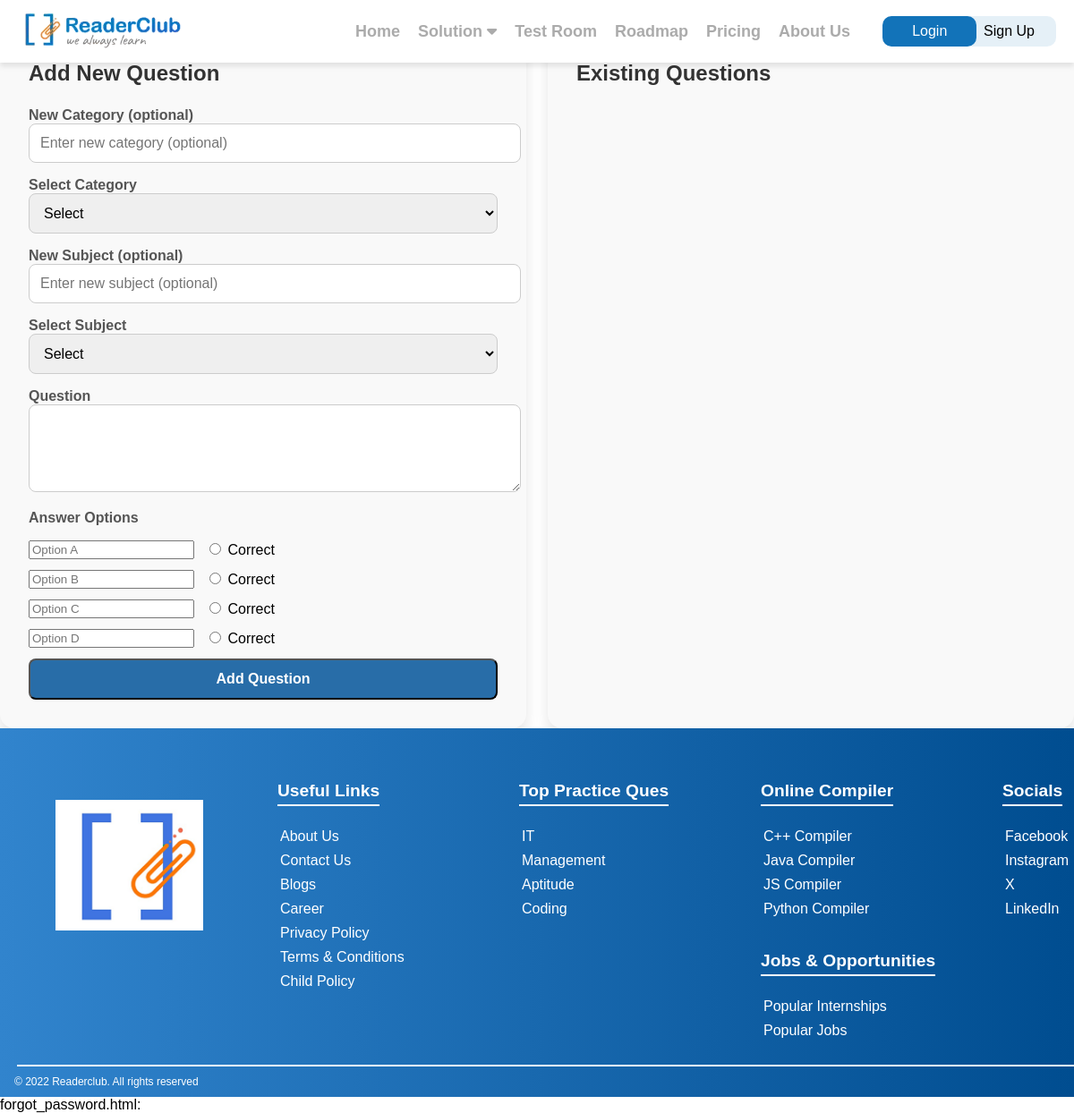
Before: /examportol/manage/ with the older database file.
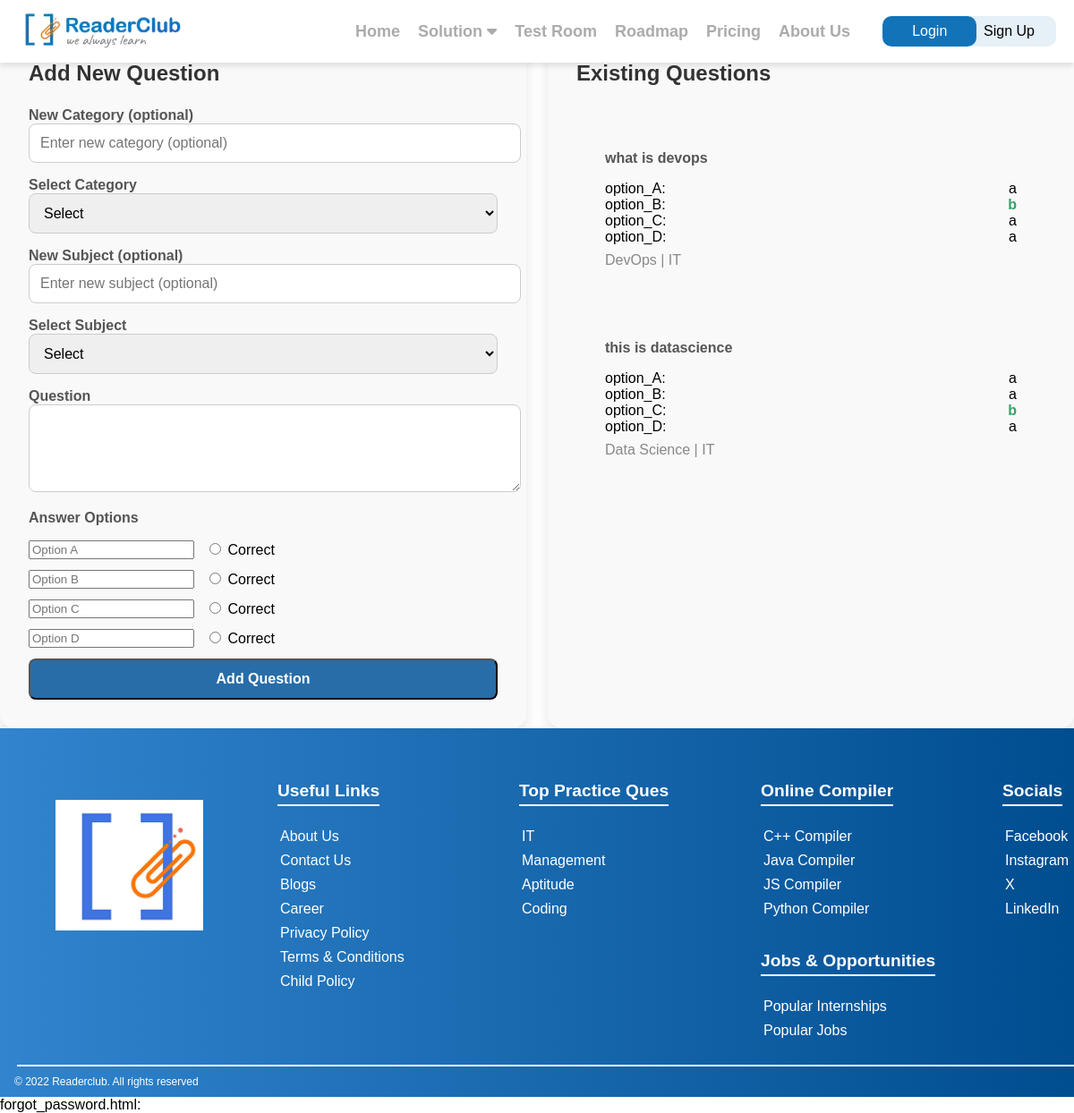
After: the same page with the newer database file.
### examportol/models.py (models this page shows, shortened)
class Question(models.Model):
    question_code = models.CharField(max_length=20, unique=True, blank=True, null=True)
    question_text = models.TextField()
    question_subject = models.ForeignKey(
        Subject, on_delete=models.SET_NULL, null=True, blank=True, related_name='questions'
    )
    answers = models.JSONField(blank=True, null=True)

class Subject(models.Model):
    subject_code = models.CharField(max_length=15, unique=True, blank=True, null=True)
    subject_name = models.CharField(max_length=255)
    subject_category = models.ForeignKey(
        Category, on_delete=models.SET_NULL, null=True, blank=True, related_name='subjects'
    )

class Category(models.Model):
    category_code = models.CharField(max_length=10, unique=True, blank=True, null=True)
    category_name = models.CharField(max_length=255)

### examportol/views.py (the view, shortened to what this page needs)
# urls.py: path('manage/', manage_questions, name='manage_questions'),
def manage_questions(request):
    categories = Category.objects.all()
    subjects = Subject.objects.all()
    questions = Question.objects.select_related('question_subject', 'question_subject__subject_category').all()
    return render(request, 'question_management.html', {
        'categories': categories,
        'subjects': subjects,
        'questions': questions
    })

### oauth/context_processors.py (called while the page is built)
def college_list(request):
    return {'colleges': CollegesDb.objects.all()}

def current_user(request):
    user_id = request.session.get('user_id')
    if user_id:
        try:
            user = UsersDB.objects.get(id=user_id)
            return {'logged_in_user': user}
        except UsersDB.DoesNotExist:
            return {'logged_in_user': None}
    return {'logged_in_user': None}

### examportol/templates/question_management.html (shortened to what this page needs)
{% extends "base.html" %}
{% block content %}
<div class="container two-column">
  <div class="background-white padding-large rounded shadow">
    <h2 class="title">Add New Question</h2>
    <form method="POST" class="spacer">
      <div class="form-group">
          <label class="block label">New Category (optional)</label>
          <input type="text" name="new_category" id="new_category" placeholder="Enter new category (optional)">
      </div>
      <div class="form-group">
          <label class="block label">Select Category</label>
          <select name="category" id="category" onchange="updateSubjectDropdown()">
              <option value="">Select</option>
          </select>
      </div>
      <div class="form-group">
          <label class="block label">New Subject (optional)</label>
          <input type="text" name="new_subject" id="new_subject" placeholder="Enter new subject (optional)">
      </div>
      <div class="form-group">
          <label class="block label">Select Subject</label>
          <select name="subject" id="subject">
              <option value="">Select</option>
          </select>
      </div>
      <div class="form-group">
          <label class="block label">Question</label>
          <textarea name="question_text" rows="4" required></textarea>
      </div>
      <div class="spacer-small">
          <h3 class="label">Answer Options</h3>
          {% for letter in "ABCD" %}
          <div class="answer-option">
              <input type="text" name="option_{{ letter }}" placeholder="Option {{ letter }}">
              <label>
                  <input type="radio" name="correct_answer" value="{{ letter }}" required>
                  Correct
              </label>
          </div>
          {% endfor %}
      </div>
      <button type="submit" class="full-width button">
          Add Question
      </button>
  </form>
  </div>
  <div class="background-white padding-large rounded shadow">
    <h2 class="title">Existing Questions</h2>
    <div class="spacer">
      {% for question in questions %}
      <div class="border border-rounded padding-large">
        <p class="label">{{ question.question_text }}</p>
        <div class="margin-top-small">
          {% for key, value in question.answers.items %}
          <div class="flex-container align-center">
            <span class="width-8">{{ key }}:</span>
            <span class="{% if value.is_correct %}label text-success{% endif %}">{{ value.text }}</span>
          </div>
          {% endfor %}
        </div>
        <div class="margin-top-small text-muted">
          {{ question.question_subject.subject_name }} |
          {{ question.question_subject.subject_category.category_name }}
        </div>
      </div>
      {% endfor %}
    </div>
  </div>
</div>
{% endblock %}

### templates/base.html (shortened to what this page needs)
{% load static %}
<!DOCTYPE html>
<html lang="en">
<head>
  <link rel="stylesheet" href="{% static 'css/base.css' %}">
  <link rel="stylesheet" href="{% static 'css/login.css' %}">
  <link rel="stylesheet" href="{% static 'css/forgot_password.css' %}">
  <link rel="stylesheet" href="{% static 'css/popup.css' %}">
  <link rel="stylesheet" href="https://cdnjs.cloudflare.com/ajax/libs/codemirror/5.65.14/codemirror.min.css">
  <link rel="stylesheet" href="https://cdnjs.cloudflare.com/ajax/libs/codemirror/5.65.14/theme/dracula.min.css">
  <link rel="stylesheet" href="https://cdnjs.cloudflare.com/ajax/libs/font-awesome/6.4.2/css/all.min.css">
</head>
<body>
  <nav class="navbar {% if request.session.user_id %}logged-in{% else %}logged-out{% endif %}">
    <div class="nav-container">
      <a class="navbar-brand" href="/">
        <img src="{% static 'assets/logo.png' %}" alt="EdTech Logo" height="50" />
      </a>
      <div class="nav-links" id="navbarNav">
        <ul>
          <li><a class="nav-link" href="/">Home</a></li>
          <li class="dropdown">
            <a class="nav-link" href="#">
              Solution <i class="fa-solid fa-caret-down"></i>
            </a>
          </li>
          <li>
            <a class="nav-link" href="{% url 'exam_home' %}" onclick="handleAuthCheck(event, '{% url 'exam_home' %}')">Test Room</a>
          </li>
          <li>
            <a class="nav-link" href="{% url 'roadmap' %}" onclick="handleAuthCheck(event, '#')">Roadmap</a>
          </li>
          <li>
            <a class="nav-link" href="{% url 'price' %}" onclick="handleAuthCheck(event, '#')">Pricing</a>
          </li>
          <li>
            <a class="nav-link" href="#" onclick="handleAuthCheck(event, '#')">About Us</a>
          </li>
        </ul>
      </div>
      {% if request.session.user_id %}
      <div class="profile-dropdown" onclick="toggleProfileDropdown(event)">
        <div class="avatar">
          {% if logged_in_user and logged_in_user.full_name %}
            {{ logged_in_user.full_name|slice:":1"|upper }}
          {% else %}
            ?
          {% endif %}
        </div>
        <div id="profile-menu" class="profile-dropdown-content">
          <a href="{% url 'profile' %}"><i class="fas fa-user"></i> Profile</a>
          {% comment %} <a href="#"><i class="fas fa-cog"></i> Settings</a> {% endcomment %}
          <a href="{% url 'report_issue' %}"><i class="fas fa-exclamation-circle"></i> Report an Issue</a>
          <a href="#"><i class="fas fa-user-friends"></i> Refer a Friend</a>
          <a href="{% url 'logout' %}"><i class="fas fa-sign-out-alt"></i> Sign Out</a>
          <div class="profile-info-links">
            <a href="#">Terms & Conditions</a>
            <a href="#">Privacy Policy</a>
            <a href="#">About</a>
            <a href="#">Career</a>
            <a href="#">Blog</a>
          </div>
          <div class="profile-social-icons">
            <a href="https://facebook.com" target="_blank"><i class="fab fa-facebook"></i></a>
            <a href="https://youtube.com" target="_blank"><i class="fab fa-youtube"></i></a>
            <a href="https://twitter.com" target="_blank"><i class="fab fa-twitter"></i></a>
            <a href="https://instagram.com" target="_blank"><i class="fab fa-instagram"></i></a>
            <a href="https://linkedin.com" target="_blank"><i class="fab fa-linkedin"></i></a>
          </div>
        </div>
      </div>
      {% else %}
      <div class="login">
        <button onclick="openModal('login')">Login</button>
      </div>
      <div class="signup">
        <button onclick="openModal('signup')">Sign Up</button>
      </div>
      {% endif %}
    </div>
  </nav>
  <main class="main-content">
    {% block content %}{% endblock %}
  </main>
  <footer class="footer">
    <div class="footer-container">
      <div class="footer-left">
        <img src="{% static 'assets/icon_2.png' %}" alt="Icon">
      </div>
      <div class="footer-links">
        <p class="footer-para">Useful Links</p>
        <ul>
          <li>About Us</li>
          <li>Contact Us</li>
          <li>Blogs</li>
          <li>Career</li>
          <li>Privacy Policy</li>
          <li>Terms & Conditions</li>
          <li>Child Policy</li>
        </ul>
      </div>
      <div class="footer-practice">
        <p class="footer-para">Top Practice Ques</p>
        <ul>
          <li>IT</li>
          <li>Management</li>
          <li>Aptitude</li>
          <li>Coding</li>
        </ul>
      </div>
      <div class="footer-ccc">
        <div class="footer-top">
          <p class="footer-para">Online Compiler</p>
          <ul class="footer-iii">
            <div class="footer-iv">
              <li>C++ Compiler</li>
              <li>Java Compiler</li>
            </div>
            <div>
              <div class="footer-i"><li>JS Compiler</li></div>
              <div class="footer-ii"><li>Python Compiler</li></div>
            </div>
          </ul>
        </div>
        <div class="footer-down">
          <p class="footer-para">Jobs & Opportunities</p>
          <ul class="footer-iii">
            <div class="footer-v">
              <li>Popular Internships</li>
              <li>Popular Jobs</li>
            </div>
          </ul>
        </div>
      </div>
      <div class="footer-practice">
        <p class="footer-para">Socials</p>
        <ul>
          <li><a href="https://www.facebook.com/" target="_blank">Facebook</a></li>
          <li><a href="https://www.instagram.com" target="_blank">Instagram</a></li>
          <li><a href="https://twitter.com" target="_blank">X</a></li>
          <li><a href="https://www.linkedin.com" target="_blank">LinkedIn</a></li>
        </ul>
      </div>
    </div>
    <div class="footer-container footer-column">
      <hr class="footer-line">
      <div class="footer-base">
        <p>© 2022 Readerclub. All rights reserved</p>
      </div>
    </div>
  </footer>
  {% include 'forgot_password.html' %}
</body>
</html>

### oauth/templates/signup.html (shortened to what this page needs)
{% load socialaccount %}
{% load static %}

### oauth/templates/forgot_password.html (shortened to what this page needs)
forgot_password.html:
{% load static %}

### static/css/base.css (style rules this page uses)
body { font-family: sans-serif; min-height: 100vh; padding-top: 1rem; background-color: #fff; display: flex; flex-direction: column; margin: 0; }
.main-content { flex: 1; }
.navbar { position: fixed; top: 0; left: 0; width: 100%; background-color: white; box-shadow: 0 4px 6px rgba(0, 0, 0, 0.1); z-index: 1000; }
.nav-container { max-width: 1200px; height: 70px; margin: 0 auto; padding: 0 20px; display: flex; align-items: center; justify-content: space-between; }
.navbar-brand img { height: 50px; display: inline-block; }
.nav-links { display: flex; margin-left: auto; }
.nav-links ul { list-style: none; display: flex; gap: 20px; margin: 0; padding: 0; white-space: nowrap; }
.nav-link { color: rgba(128, 128, 128, 0.664); font-size: 18px; font-weight: 600; text-decoration: none; transition: color 0.3s ease, transform 0.2s; padding-bottom: 25px; }
.signup, .login { display: inline-block; margin-left: 10px; }
.signup button, .login button { position: relative; padding: 8px 24px; width: 105px; border-radius: 10px; border: none; font-weight: 400; font-size: 16px; cursor: pointer; }
.login button { background-color: #1273b9; color: white; margin-left: 25%; z-index: 10; }
.signup button { background-color: rgba(18, 115, 185, 0.11); color: black; text-align: right; }
.footer { display: flex; flex-direction: column; color: white; background: linear-gradient(90deg, rgba(49, 132, 205, 1) 0%, rgba(0, 77, 144, 1) 100%); font-family: Arial, sans-serif; padding: 20px 0 0 0; overflow-x: hidden; }
.footer-container { max-width: 1200px; margin: 0 auto; padding: 0 20px; display: flex; justify-content: space-between; align-items: flex-start; gap: 70px; }
.footer-container img { width: 165px; height: auto; margin-top: 60px; margin-left: 42px; }
.footer-column { flex-direction: column; align-items: center; gap: 0; }
.footer-left { flex: 1; display: flex; justify-content: flex-start; align-items: center; min-width: 220px; }
.footer-links, .footer-practice, .footer-ccc { flex: 1; min-width: 200px; text-align: left; margin-top: 20px; }
.footer-para { font-size: 1.2rem; font-weight: bold; margin-bottom: 6px; border-bottom: 2px solid white; display: inline-block; padding-bottom: 4px; }
.footer-container ul { list-style: none; padding-left: 0; }
.footer-container ul li { margin: 3px 0; padding: 3px; transition: 0.3s; }
.footer-line { width: 1200px; margin-left: 1%; border: 1px solid white; margin: 10px 0; }
.footer-base { max-width: 1200px; margin: 0 auto; padding: 0 20px; display: flex; justify-content: space-between; align-items: flex-start; gap: 793px; margin-left: -2% !important; }
.footer-base p { padding-bottom: 10px; margin: 0; white-space: nowrap; font-size: 12px; }
.footer-practice ul li a { text-decoration: none; color: inherit; }

### examportol/templates/question_management.html (style rules this page uses)
.container { display: grid; grid-template-columns: 1fr; gap: 1.5rem; }
@media (min-width: 768px) { .two-column { grid-template-columns: repeat(2, 1fr); } }
.background-white { background-color: #f9f9f9; }
.padding-large { padding: 2rem; }
.rounded { border-radius: 1rem; }
.shadow { box-shadow: 0 10px 15px rgba(0, 0, 0, 0.1); }
.title { font-size: 1.5rem; font-weight: bold; margin-bottom: 1.5rem; color: #333; }
.spacer { margin-top: 1.5rem; }
.block { display: block; }
.label { font-size: 1rem; font-weight: 600; color: #555; }
.margin-top-small { margin-top: 0.5rem; }
.full-width { width: 100%; }
.border-rounded { border-radius: 0.5rem; }
.spacer-small { margin-top: 1rem; }
.flex-container { display: flex; flex-direction: column; }
@media (min-width: 576px) { .flex-container { flex-direction: row; justify-content: space-between; } }
.align-center { align-items: center; }
.width-8 { width: 2rem; }
.text-success { color: #38a169; }
.text-muted { color: #888; }
.button { background-color: #286DA8; color: white; padding-top: 0.75rem; padding-bottom: 0.75rem; padding-left: 1.5rem; padding-right: 1.5rem; border-radius: 0.5rem; font-size: 1rem; font-weight: bold; }
.form-group { margin-bottom: 1rem; }
.form-group input, .form-group textarea, .form-group select { font-size: 1rem; padding: 0.75rem; border-radius: 0.5rem; border: 1px solid #ccc; width: 100%; }
.form-group textarea { resize: vertical; }
.answer-option { display: flex; align-items: center; margin-bottom: 0.75rem; }
.answer-option label { margin-left: 0.75rem; }

Changed rows visible on the page:
added Question: question_text "what is devops", answers "option_A" "option_B" "option_C" "option_D", text "a" "b" "a" "a", question_subject.subject_name "DevOps", question_subject.subject_category.category_name "IT"
added Question: question_text "this is datascience", answers "option_A" "option_B" "option_C" "option_D", text "a" "a" "b" "a", question_subject.subject_name "Data Science", question_subject.subject_category.category_name "IT"
